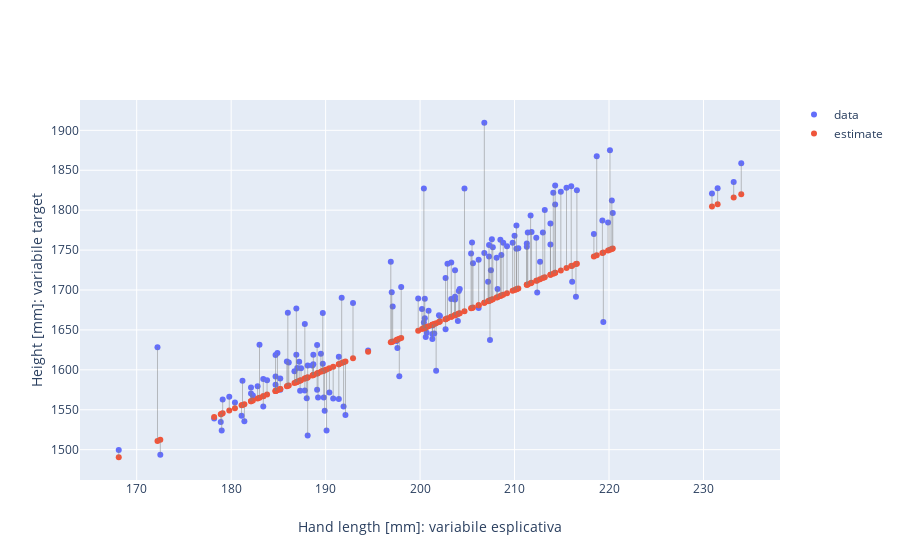

Notebook source saved alongside this figure:
### Markdown cell above
Estensione all'esercizio: disegna anche le linee verticali corrispondenti agli errori, e rappresenta la retta di regressione come una linea

### Code cell
# Soluzione all'esercizio
b = 650 # Scelto in modo arbitrario
w = 5 # Scelto in modo arbitrario: prova a cmabiarlo e assicurati che si comporti come ti aspetti

y_hat = b + w*x
x_line = np.array([np.min(x), np.max(x)]) # Prova a modificare gli estremi, per estrapolare la linea
y_line = b + w*x_line
print(x_line)
print(y_line)

data = [
    go.Scatter(x=x, y=y, mode="markers", name="data"),
    go.Scatter(x=x, y=y_hat, mode="markers", name="estimate"),
    go.Scatter(x=x_line, y=y_line, mode="lines", name="regression line"),
]

# Disegnamo le linee verticali corrispondenti agli errori (residui)
for i in range(len(x)):
    data.append(go.Scatter(x=[x[i], x[i]], y=[y[i], y_hat[i]], mode="lines",
        showlegend=False, line=dict(color="gray", width=0.5)),)

layout = go.Layout(
    xaxis = dict(title="Hand length [mm]: variabile esplicativa"),
    yaxis = dict(title="Height [mm]: variabile target")
)
fig = go.Figure(data, layout)
py.iplot(fig)

### Figure 1 — Plotly figure (JSON) as saved in the notebook; plotly's stock layout.template omitted (floating-point values rounded to 4 significant figures; data arrays with more than 128 entries replaced by an {"elided": "..."} marker saying what was removed)
{"data": [{"mode": "markers", "name": "data", "type": "scatter", "x": {"elided": "155 float values"}, "y": {"elided": "155 float values"}}, {"mode": "markers", "name": "estimate", "type": "scatter", "x": {"elided": "155 float values"}, "y": {"elided": "155 float values"}}, {"line": {"color": "gray", "width": 0.5}, "mode": "lines", "showlegend": false, "type": "scatter", "x": [208.6, 208.6], "y": [1744.0, 1693]}, {"line": {"color": "gray", "width": 0.5}, "mode": "lines", "showlegend": false, "type": "scatter", "x": [208.5, 208.5], "y": [1763.0, 1692.0]}, {"line": {"color": "gray", "width": 0.5}, "mode": "lines", "showlegend": false, "type": "scatter", "x": [206.8, 206.8], "y": [1910.0, 1684]}, {"line": {"color": "gray", "width": 0.5}, "mode": "lines", "showlegend": false, "type": "scatter", "x": [204.7, 204.7], "y": [1827, 1674.0]}, {"line": {"color": "gray", "width": 0.5}, "mode": "lines", "showlegend": false, "type": "scatter", "x": [200.6, 200.6], "y": [1641.0, 1653]}, {"line": {"color": "gray", "width": 0.5}, "mode": "lines", "showlegend": false, "type": "scatter", "x": [197.6, 197.6], "y": [1627.0, 1638]}, {"line": {"color": "gray", "width": 0.5}, "mode": "lines", "showlegend": false, "type": "scatter", "x": [204.2, 204.2], "y": [1701.0, 1671]}, {"line": {"color": "gray", "width": 0.5}, "mode": "lines", "showlegend": false, "type": "scatter", "x": [213.2, 213.2], "y": [1800.0, 1716]}, {"line": {"color": "gray", "width": 0.5}, "mode": "lines", "showlegend": false, "type": "scatter", "x": [215.5, 215.5], "y": [1828, 1728.0]}, {"line": {"color": "gray", "width": 0.5}, "mode": "lines", "showlegend": false, "type": "scatter", "x": [211.7, 211.7], "y": [1793.0, 1708.0]}, {"line": {"color": "gray", "width": 0.5}, "mode": "lines", "showlegend": false, "type": "scatter", "x": [216, 216], "y": [1830.0, 1730]}, {"line": {"color": "gray", "width": 0.5}, "mode": "lines", "showlegend": false, "type": "scatter", "x": [203.3, 203.3], "y": [1734.0, 1666.0]}, {"line": {"color": "gray", "width": 0.5}, "mode": "lines", "showlegend": false, "type": "scatter", "x": [214.1, 214.1], "y": [1822.0, 1720.0]}, {"line": {"color": "gray", "width": 0.5}, "mode": "lines", "showlegend": false, "type": "scatter", "x": [233.2, 233.2], "y": [1835.0, 1816]}, {"line": {"color": "gray", "width": 0.5}, "mode": "lines", "showlegend": false, "type": "scatter", "x": [205.6, 205.6], "y": [1733.0, 1678]}, {"line": {"color": "gray", "width": 0.5}, "mode": "lines", "showlegend": false, "type": "scatter", "x": [207.7, 207.7], "y": [1753.0, 1688.0]}, {"line": {"color": "gray", "width": 0.5}, "mode": "lines", "showlegend": false, "type": "scatter", "x": [201.3, 201.3], "y": [1645, 1656.0]}, {"line": {"color": "gray", "width": 0.5}, "mode": "lines", "showlegend": false, "type": "scatter", "x": [199.8, 199.8], "y": [1690.0, 1649]}, {"line": {"color": "gray", "width": 0.5}, "mode": "lines", "showlegend": false, "type": "scatter", "x": [219.9, 219.9], "y": [1785.0, 1750.0]}, {"line": {"color": "gray", "width": 0.5}, "mode": "lines", "showlegend": false, "type": "scatter", "x": [207.3, 207.3], "y": [1756.0, 1686.0]}, {"line": {"color": "gray", "width": 0.5}, "mode": "lines", "showlegend": false, "type": "scatter", "x": [200.4, 200.4], "y": [1827, 1652]}, {"line": {"color": "gray", "width": 0.5}, "mode": "lines", "showlegend": false, "type": "scatter", "x": [204.1, 204.1], "y": [1699.0, 1670.0]}, {"line": {"color": "gray", "width": 0.5}, "mode": "lines", "showlegend": false, "type": "scatter", "x": [200.4, 200.4], "y": [1659.0, 1652]}, {"line": {"color": "gray", "width": 0.5}, "mode": "lines", "showlegend": false, "type": "scatter", "x": [220.3, 220.3], "y": [1812.0, 1752.0]}, {"line": {"color": "gray", "width": 0.5}, "mode": "lines", "showlegend": false, "type": "scatter", "x": [216.5, 216.5], "y": [1692.0, 1732.0]}, {"line": {"color": "gray", "width": 0.5}, "mode": "lines", "showlegend": false, "type": "scatter", "x": [198, 198], "y": [1704.0, 1640]}, {"line": {"color": "gray", "width": 0.5}, "mode": "lines", "showlegend": false, "type": "scatter", "x": [230.9, 230.9], "y": [1821.0, 1804.0]}, {"line": {"color": "gray", "width": 0.5}, "mode": "lines", "showlegend": false, "type": "scatter", "x": [202, 202], "y": [1668.0, 1660]}, {"line": {"color": "gray", "width": 0.5}, "mode": "lines", "showlegend": false, "type": "scatter", "x": [202.9, 202.9], "y": [1733.0, 1664.0]}, {"line": {"color": "gray", "width": 0.5}, "mode": "lines", "showlegend": false, "type": "scatter", "x": [200.5, 200.5], "y": [1689.0, 1652.0]}, {"line": {"color": "gray", "width": 0.5}, "mode": "lines", "showlegend": false, "type": "scatter", "x": [196.9, 196.9], "y": [1736.0, 1634.0]}, {"line": {"color": "gray", "width": 0.5}, "mode": "lines", "showlegend": false, "type": "scatter", "x": [212.7, 212.7], "y": [1735.0, 1714.0]}, {"line": {"color": "gray", "width": 0.5}, "mode": "lines", "showlegend": false, "type": "scatter", "x": [200.2, 200.2], "y": [1676.0, 1651]}, {"line": {"color": "gray", "width": 0.5}, "mode": "lines", "showlegend": false, "type": "scatter", "x": [214.9, 214.9], "y": [1823.0, 1724.0]}, {"line": {"color": "gray", "width": 0.5}, "mode": "lines", "showlegend": false, "type": "scatter", "x": [211.8, 211.8], "y": [1773.0, 1709]}, {"line": {"color": "gray", "width": 0.5}, "mode": "lines", "showlegend": false, "type": "scatter", "x": [210, 210], "y": [1768, 1700]}, {"line": {"color": "gray", "width": 0.5}, "mode": "lines", "showlegend": false, "type": "scatter", "x": [220.1, 220.1], "y": [1875.0, 1750.0]}, {"line": {"color": "gray", "width": 0.5}, "mode": "lines", "showlegend": false, "type": "scatter", "x": [218.7, 218.7], "y": [1868.0, 1744.0]}, {"line": {"color": "gray", "width": 0.5}, "mode": "lines", "showlegend": false, "type": "scatter", "x": [205.5, 205.5], "y": [1759.0, 1678.0]}, {"line": {"color": "gray", "width": 0.5}, "mode": "lines", "showlegend": false, "type": "scatter", "x": [206.2, 206.2], "y": [1738.0, 1681]}, {"line": {"color": "gray", "width": 0.5}, "mode": "lines", "showlegend": false, "type": "scatter", "x": [197.5, 197.5], "y": [1636, 1638.0]}, {"line": {"color": "gray", "width": 0.5}, "mode": "lines", "showlegend": false, "type": "scatter", "x": [206.2, 206.2], "y": [1678.0, 1681]}, {"line": {"color": "gray", "width": 0.5}, "mode": "lines", "showlegend": false, "type": "scatter", "x": [206.8, 206.8], "y": [1746.0, 1684]}, {"line": {"color": "gray", "width": 0.5}, "mode": "lines", "showlegend": false, "type": "scatter", "x": [209.8, 209.8], "y": [1759.0, 1699]}, {"line": {"color": "gray", "width": 0.5}, "mode": "lines", "showlegend": false, "type": "scatter", "x": [203.7, 203.7], "y": [1688, 1668.0]}, {"line": {"color": "gray", "width": 0.5}, "mode": "lines", "showlegend": false, "type": "scatter", "x": [212.3, 212.3], "y": [1766.0, 1712.0]}, {"line": {"color": "gray", "width": 0.5}, "mode": "lines", "showlegend": false, "type": "scatter", "x": [203.7, 203.7], "y": [1692.0, 1668.0]}, {"line": {"color": "gray", "width": 0.5}, "mode": "lines", "showlegend": false, "type": "scatter", "x": [220.4, 220.4], "y": [1796.0, 1752]}, {"line": {"color": "gray", "width": 0.5}, "mode": "lines", "showlegend": false, "type": "scatter", "x": [207.6, 207.6], "y": [1764.0, 1688]}, {"line": {"color": "gray", "width": 0.5}, "mode": "lines", "showlegend": false, "type": "scatter", "x": [203.7, 203.7], "y": [1725.0, 1668.0]}, {"line": {"color": "gray", "width": 0.5}, "mode": "lines", "showlegend": false, "type": "scatter", "x": [214.3, 214.3], "y": [1831.0, 1722.0]}, {"line": {"color": "gray", "width": 0.5}, "mode": "lines", "showlegend": false, "type": "scatter", "x": [219.3, 219.3], "y": [1787.0, 1746.0]}, {"line": {"color": "gray", "width": 0.5}, "mode": "lines", "showlegend": false, "type": "scatter", "x": [213, 213], "y": [1772, 1715]}, {"line": {"color": "gray", "width": 0.5}, "mode": "lines", "showlegend": false, "type": "scatter", "x": [208.8, 208.8], "y": [1759.0, 1694]}, {"line": {"color": "gray", "width": 0.5}, "mode": "lines", "showlegend": false, "type": "scatter", "x": [210.4, 210.4], "y": [1752.0, 1702]}, {"line": {"color": "gray", "width": 0.5}, "mode": "lines", "showlegend": false, "type": "scatter", "x": [234, 234], "y": [1859.0, 1820]}, {"line": {"color": "gray", "width": 0.5}, "mode": "lines", "showlegend": false, "type": "scatter", "x": [211.4, 211.4], "y": [1772.0, 1707]}, {"line": {"color": "gray", "width": 0.5}, "mode": "lines", "showlegend": false, "type": "scatter", "x": [231.5, 231.5], "y": [1827.0, 1808.0]}, {"line": {"color": "gray", "width": 0.5}, "mode": "lines", "showlegend": false, "type": "scatter", "x": [210.2, 210.2], "y": [1781.0, 1701]}, {"line": {"color": "gray", "width": 0.5}, "mode": "lines", "showlegend": false, "type": "scatter", "x": [186.9, 186.9], "y": [1677.0, 1584.0]}, {"line": {"color": "gray", "width": 0.5}, "mode": "lines", "showlegend": false, "type": "scatter", "x": [218.4, 218.4], "y": [1770, 1742]}, {"line": {"color": "gray", "width": 0.5}, "mode": "lines", "showlegend": false, "type": "scatter", "x": [207.5, 207.5], "y": [1725.0, 1688.0]}, {"line": {"color": "gray", "width": 0.5}, "mode": "lines", "showlegend": false, "type": "scatter", "x": [197, 197], "y": [1697.0, 1635]}, {"line": {"color": "gray", "width": 0.5}, "mode": "lines", "showlegend": false, "type": "scatter", "x": [187.8, 187.8], "y": [1658.0, 1589]}, {"line": {"color": "gray", "width": 0.5}, "mode": "lines", "showlegend": false, "type": "scatter", "x": [213.8, 213.8], "y": [1783.0, 1719]}, {"line": {"color": "gray", "width": 0.5}, "mode": "lines", "showlegend": false, "type": "scatter", "x": [216.1, 216.1], "y": [1710.0, 1730.0]}, {"line": {"color": "gray", "width": 0.5}, "mode": "lines", "showlegend": false, "type": "scatter", "x": [214.3, 214.3], "y": [1807.0, 1722.0]}, {"line": {"color": "gray", "width": 0.5}, "mode": "lines", "showlegend": false, "type": "scatter", "x": [210.2, 210.2], "y": [1752.0, 1701]}, {"line": {"color": "gray", "width": 0.5}, "mode": "lines", "showlegend": false, "type": "scatter", "x": [211.3, 211.3], "y": [1758.0, 1706.0]}, {"line": {"color": "gray", "width": 0.5}, "mode": "lines", "showlegend": false, "type": "scatter", "x": [211.3, 211.3], "y": [1754.0, 1706.0]}, {"line": {"color": "gray", "width": 0.5}, "mode": "lines", "showlegend": false, "type": "scatter", "x": [186, 186], "y": [1672.0, 1580]}, {"line": {"color": "gray", "width": 0.5}, "mode": "lines", "showlegend": false, "type": "scatter", "x": [202.7, 202.7], "y": [1715, 1664.0]}, {"line": {"color": "gray", "width": 0.5}, "mode": "lines", "showlegend": false, "type": "scatter", "x": [213.8, 213.8], "y": [1757.0, 1719]}, {"line": {"color": "gray", "width": 0.5}, "mode": "lines", "showlegend": false, "type": "scatter", "x": [207.3, 207.3], "y": [1742.0, 1686.0]}, {"line": {"color": "gray", "width": 0.5}, "mode": "lines", "showlegend": false, "type": "scatter", "x": [205.4, 205.4], "y": [1746.0, 1677]}, {"line": {"color": "gray", "width": 0.5}, "mode": "lines", "showlegend": false, "type": "scatter", "x": [204, 204], "y": [1661.0, 1670]}, {"line": {"color": "gray", "width": 0.5}, "mode": "lines", "showlegend": false, "type": "scatter", "x": [209.2, 209.2], "y": [1755.0, 1696]}, {"line": {"color": "gray", "width": 0.5}, "mode": "lines", "showlegend": false, "type": "scatter", "x": [216.6, 216.6], "y": [1825.0, 1733]}, {"line": {"color": "gray", "width": 0.5}, "mode": "lines", "showlegend": false, "type": "scatter", "x": [208.1, 208.1], "y": [1740.0, 1690.0]}, {"line": {"color": "gray", "width": 0.5}, "mode": "lines", "showlegend": false, "type": "scatter", "x": [197.1, 197.1], "y": [1679.0, 1636.0]}, {"line": {"color": "gray", "width": 0.5}, "mode": "lines", "showlegend": false, "type": "scatter", "x": [197.8, 197.8], "y": [1592.0, 1639]}, {"line": {"color": "gray", "width": 0.5}, "mode": "lines", "showlegend": false, "type": "scatter", "x": [201.7, 201.7], "y": [1599.0, 1658.0]}, {"line": {"color": "gray", "width": 0.5}, "mode": "lines", "showlegend": false, "type": "scatter", "x": [172.2, 172.2], "y": [1628.0, 1511]}, {"line": {"color": "gray", "width": 0.5}, "mode": "lines", "showlegend": false, "type": "scatter", "x": [219.4, 219.4], "y": [1660.0, 1747]}, {"line": {"color": "gray", "width": 0.5}, "mode": "lines", "showlegend": false, "type": "scatter", "x": [183.8, 183.8], "y": [1587, 1569]}, {"line": {"color": "gray", "width": 0.5}, "mode": "lines", "showlegend": false, "type": "scatter", "x": [178.9, 178.9], "y": [1535.0, 1544.0]}, {"line": {"color": "gray", "width": 0.5}, "mode": "lines", "showlegend": false, "type": "scatter", "x": [186.9, 186.9], "y": [1619.0, 1584.0]}, {"line": {"color": "gray", "width": 0.5}, "mode": "lines", "showlegend": false, "type": "scatter", "x": [185.2, 185.2], "y": [1589.0, 1576]}, {"line": {"color": "gray", "width": 0.5}, "mode": "lines", "showlegend": false, "type": "scatter", "x": [191.4, 191.4], "y": [1616.0, 1607]}, {"line": {"color": "gray", "width": 0.5}, "mode": "lines", "showlegend": false, "type": "scatter", "x": [208.2, 208.2], "y": [1701.0, 1691]}, {"line": {"color": "gray", "width": 0.5}, "mode": "lines", "showlegend": false, "type": "scatter", "x": [207.2, 207.2], "y": [1710.0, 1686]}, {"line": {"color": "gray", "width": 0.5}, "mode": "lines", "showlegend": false, "type": "scatter", "x": [194.5, 194.5], "y": [1624.0, 1622.0]}, {"line": {"color": "gray", "width": 0.5}, "mode": "lines", "showlegend": false, "type": "scatter", "x": [200.5, 200.5], "y": [1665.0, 1652.0]}, {"line": {"color": "gray", "width": 0.5}, "mode": "lines", "showlegend": false, "type": "scatter", "x": [189.7, 189.7], "y": [1671.0, 1598.0]}, {"line": {"color": "gray", "width": 0.5}, "mode": "lines", "showlegend": false, "type": "scatter", "x": [190.4, 190.4], "y": [1572.0, 1602]}, {"line": {"color": "gray", "width": 0.5}, "mode": "lines", "showlegend": false, "type": "scatter", "x": [179.1, 179.1], "y": [1563.0, 1546.0]}, {"line": {"color": "gray", "width": 0.5}, "mode": "lines", "showlegend": false, "type": "scatter", "x": [188.1, 188.1], "y": [1605.0, 1590.0]}, {"line": {"color": "gray", "width": 0.5}, "mode": "lines", "showlegend": false, "type": "scatter", "x": [188.6, 188.6], "y": [1605.0, 1593]}, {"line": {"color": "gray", "width": 0.5}, "mode": "lines", "showlegend": false, "type": "scatter", "x": [186.1, 186.1], "y": [1609.0, 1580.0]}, {"line": {"color": "gray", "width": 0.5}, "mode": "lines", "showlegend": false, "type": "scatter", "x": [188.7, 188.7], "y": [1607.0, 1594.0]}, {"line": {"color": "gray", "width": 0.5}, "mode": "lines", "showlegend": false, "type": "scatter", "x": [187.2, 187.2], "y": [1610, 1586]}, {"line": {"color": "gray", "width": 0.5}, "mode": "lines", "showlegend": false, "type": "scatter", "x": [179, 179], "y": [1524, 1545]}, {"line": {"color": "gray", "width": 0.5}, "mode": "lines", "showlegend": false, "type": "scatter", "x": [201.5, 201.5], "y": [1645.0, 1658.0]}, {"line": {"color": "gray", "width": 0.5}, "mode": "lines", "showlegend": false, "type": "scatter", "x": [201.3, 201.3], "y": [1656.0, 1656.0]}, {"line": {"color": "gray", "width": 0.5}, "mode": "lines", "showlegend": false, "type": "scatter", "x": [182.1, 182.1], "y": [1570.0, 1560.0]}, {"line": {"color": "gray", "width": 0.5}, "mode": "lines", "showlegend": false, "type": "scatter", "x": [189.9, 189.9], "y": [1549.0, 1600.0]}, {"line": {"color": "gray", "width": 0.5}, "mode": "lines", "showlegend": false, "type": "scatter", "x": [189.2, 189.2], "y": [1565.0, 1596]}, {"line": {"color": "gray", "width": 0.5}, "mode": "lines", "showlegend": false, "type": "scatter", "x": [202.1, 202.1], "y": [1667.0, 1660.0]}, {"line": {"color": "gray", "width": 0.5}, "mode": "lines", "showlegend": false, "type": "scatter", "x": [192.9, 192.9], "y": [1684.0, 1614.0]}, {"line": {"color": "gray", "width": 0.5}, "mode": "lines", "showlegend": false, "type": "scatter", "x": [183.4, 183.4], "y": [1554, 1567]}, {"line": {"color": "gray", "width": 0.5}, "mode": "lines", "showlegend": false, "type": "scatter", "x": [185.9, 185.9], "y": [1610.0, 1580.0]}, {"line": {"color": "gray", "width": 0.5}, "mode": "lines", "showlegend": false, "type": "scatter", "x": [184.7, 184.7], "y": [1581.0, 1574.0]}, {"line": {"color": "gray", "width": 0.5}, "mode": "lines", "showlegend": false, "type": "scatter", "x": [191.7, 191.7], "y": [1690.0, 1608.0]}, {"line": {"color": "gray", "width": 0.5}, "mode": "lines", "showlegend": false, "type": "scatter", "x": [181.2, 181.2], "y": [1586.0, 1556]}, {"line": {"color": "gray", "width": 0.5}, "mode": "lines", "showlegend": false, "type": "scatter", "x": [212.4, 212.4], "y": [1697.0, 1712]}, {"line": {"color": "gray", "width": 0.5}, "mode": "lines", "showlegend": false, "type": "scatter", "x": [168.1, 168.1], "y": [1500.0, 1490.0]}, {"line": {"color": "gray", "width": 0.5}, "mode": "lines", "showlegend": false, "type": "scatter", "x": [182.8, 182.8], "y": [1580.0, 1564]}, {"line": {"color": "gray", "width": 0.5}, "mode": "lines", "showlegend": false, "type": "scatter", "x": [190.8, 190.8], "y": [1564.0, 1604]}, {"line": {"color": "gray", "width": 0.5}, "mode": "lines", "showlegend": false, "type": "scatter", "x": [180.4, 180.4], "y": [1559, 1552]}, {"line": {"color": "gray", "width": 0.5}, "mode": "lines", "showlegend": false, "type": "scatter", "x": [207.4, 207.4], "y": [1637.0, 1687]}, {"line": {"color": "gray", "width": 0.5}, "mode": "lines", "showlegend": false, "type": "scatter", "x": [192.1, 192.1], "y": [1543.0, 1610.0]}, {"line": {"color": "gray", "width": 0.5}, "mode": "lines", "showlegend": false, "type": "scatter", "x": [189.7, 189.7], "y": [1608.0, 1598.0]}, {"line": {"color": "gray", "width": 0.5}, "mode": "lines", "showlegend": false, "type": "scatter", "x": [182.1, 182.1], "y": [1578, 1560.0]}, {"line": {"color": "gray", "width": 0.5}, "mode": "lines", "showlegend": false, "type": "scatter", "x": [184.9, 184.9], "y": [1621, 1574.0]}, {"line": {"color": "gray", "width": 0.5}, "mode": "lines", "showlegend": false, "type": "scatter", "x": [184.7, 184.7], "y": [1592.0, 1574.0]}, {"line": {"color": "gray", "width": 0.5}, "mode": "lines", "showlegend": false, "type": "scatter", "x": [185.2, 185.2], "y": [1575, 1576]}, {"line": {"color": "gray", "width": 0.5}, "mode": "lines", "showlegend": false, "type": "scatter", "x": [187, 187], "y": [1602.0, 1585]}, {"line": {"color": "gray", "width": 0.5}, "mode": "lines", "showlegend": false, "type": "scatter", "x": [187.8, 187.8], "y": [1574, 1589]}, {"line": {"color": "gray", "width": 0.5}, "mode": "lines", "showlegend": false, "type": "scatter", "x": [187.4, 187.4], "y": [1602.0, 1587]}, {"line": {"color": "gray", "width": 0.5}, "mode": "lines", "showlegend": false, "type": "scatter", "x": [191.9, 191.9], "y": [1554, 1610.0]}, {"line": {"color": "gray", "width": 0.5}, "mode": "lines", "showlegend": false, "type": "scatter", "x": [188.7, 188.7], "y": [1619, 1594.0]}, {"line": {"color": "gray", "width": 0.5}, "mode": "lines", "showlegend": false, "type": "scatter", "x": [202.7, 202.7], "y": [1651.0, 1664.0]}, {"line": {"color": "gray", "width": 0.5}, "mode": "lines", "showlegend": false, "type": "scatter", "x": [189.5, 189.5], "y": [1620.0, 1598.0]}, {"line": {"color": "gray", "width": 0.5}, "mode": "lines", "showlegend": false, "type": "scatter", "x": [189.1, 189.1], "y": [1575.0, 1596.0]}, {"line": {"color": "gray", "width": 0.5}, "mode": "lines", "showlegend": false, "type": "scatter", "x": [187.3, 187.3], "y": [1574.0, 1586.0]}, {"line": {"color": "gray", "width": 0.5}, "mode": "lines", "showlegend": false, "type": "scatter", "x": [203.3, 203.3], "y": [1689.0, 1666.0]}, {"line": {"color": "gray", "width": 0.5}, "mode": "lines", "showlegend": false, "type": "scatter", "x": [189.1, 189.1], "y": [1631.0, 1596.0]}, {"line": {"color": "gray", "width": 0.5}, "mode": "lines", "showlegend": false, "type": "scatter", "x": [183.4, 183.4], "y": [1589.0, 1567]}, {"line": {"color": "gray", "width": 0.5}, "mode": "lines", "showlegend": false, "type": "scatter", "x": [172.5, 172.5], "y": [1494.0, 1512.0]}, {"line": {"color": "gray", "width": 0.5}, "mode": "lines", "showlegend": false, "type": "scatter", "x": [201.3, 201.3], "y": [1638.0, 1656.0]}, {"line": {"color": "gray", "width": 0.5}, "mode": "lines", "showlegend": false, "type": "scatter", "x": [178.2, 178.2], "y": [1539, 1541]}, {"line": {"color": "gray", "width": 0.5}, "mode": "lines", "showlegend": false, "type": "scatter", "x": [182.3, 182.3], "y": [1568, 1562.0]}, {"line": {"color": "gray", "width": 0.5}, "mode": "lines", "showlegend": false, "type": "scatter", "x": [191.4, 191.4], "y": [1564.0, 1607]}, {"line": {"color": "gray", "width": 0.5}, "mode": "lines", "showlegend": false, "type": "scatter", "x": [179.8, 179.8], "y": [1566.0, 1549]}, {"line": {"color": "gray", "width": 0.5}, "mode": "lines", "showlegend": false, "type": "scatter", "x": [189.8, 189.8], "y": [1565.0, 1599]}, {"line": {"color": "gray", "width": 0.5}, "mode": "lines", "showlegend": false, "type": "scatter", "x": [184.7, 184.7], "y": [1619.0, 1574.0]}, {"line": {"color": "gray", "width": 0.5}, "mode": "lines", "showlegend": false, "type": "scatter", "x": [181.4, 181.4], "y": [1536.0, 1557]}, {"line": {"color": "gray", "width": 0.5}, "mode": "lines", "showlegend": false, "type": "scatter", "x": [200.7, 200.7], "y": [1647.0, 1654.0]}, {"line": {"color": "gray", "width": 0.5}, "mode": "lines", "showlegend": false, "type": "scatter", "x": [190.1, 190.1], "y": [1524.0, 1600.0]}, {"line": {"color": "gray", "width": 0.5}, "mode": "lines", "showlegend": false, "type": "scatter", "x": [200.9, 200.9], "y": [1674.0, 1654.0]}, {"line": {"color": "gray", "width": 0.5}, "mode": "lines", "showlegend": false, "type": "scatter", "x": [188.1, 188.1], "y": [1518.0, 1590.0]}, {"line": {"color": "gray", "width": 0.5}, "mode": "lines", "showlegend": false, "type": "scatter", "x": [186.7, 186.7], "y": [1598.0, 1584.0]}, {"line": {"color": "gray", "width": 0.5}, "mode": "lines", "showlegend": false, "type": "scatter", "x": [181.1, 181.1], "y": [1543.0, 1556.0]}, {"line": {"color": "gray", "width": 0.5}, "mode": "lines", "showlegend": false, "type": "scatter", "x": [183, 183], "y": [1632.0, 1565]}, {"line": {"color": "gray", "width": 0.5}, "mode": "lines", "showlegend": false, "type": "scatter", "x": [188, 188], "y": [1564.0, 1590]}], "layout": {"xaxis": {"title": {"text": "Hand length [mm]: variabile esplicativa"}}, "yaxis": {"title": {"text": "Height [mm]: variabile target"}}}}
